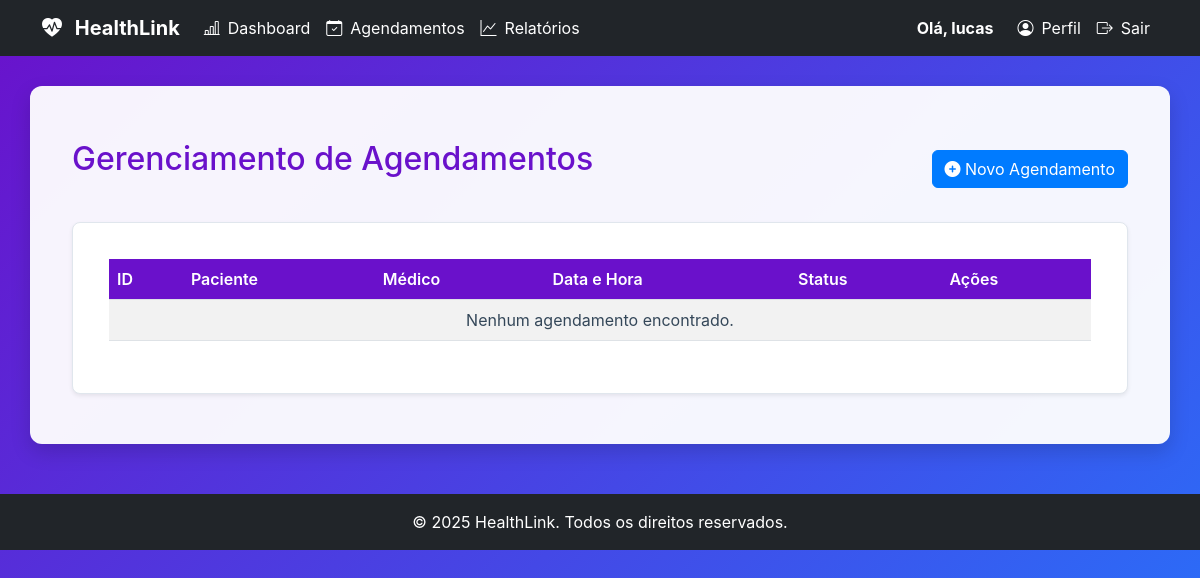
/gerenciar_agendamentos (signed in), run on an earlier commit of the app's database.
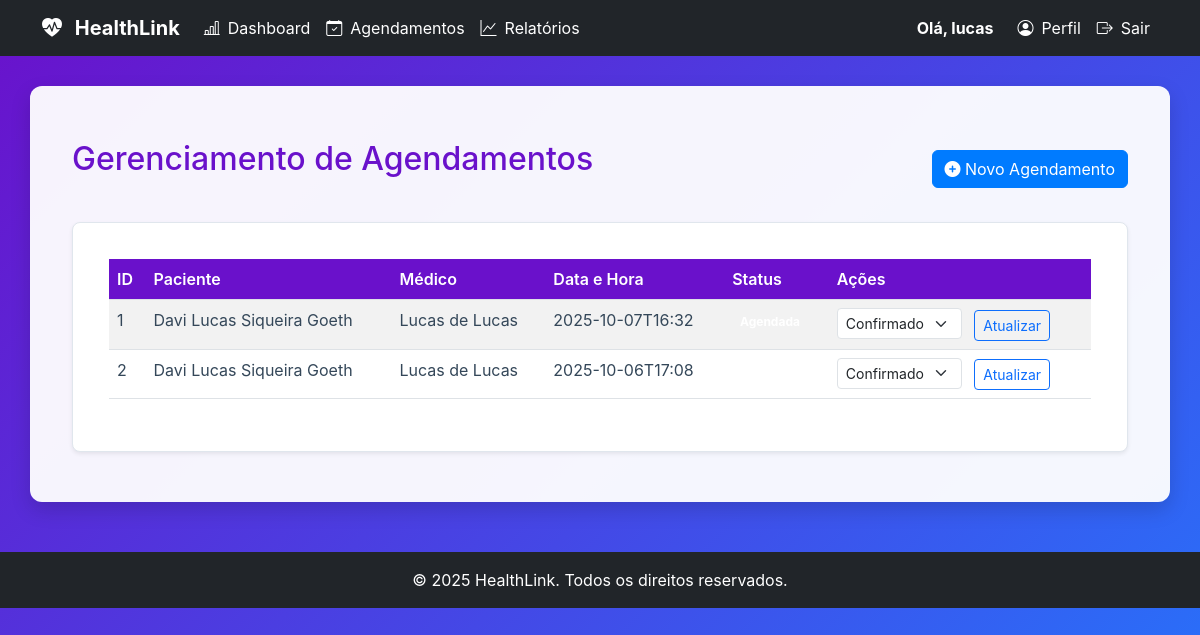
And on a later commit of the database.
### tables this page shows
CREATE TABLE users (
                    id INTEGER PRIMARY KEY,
                    username TEXT UNIQUE NOT NULL,
                    password_hash TEXT NOT NULL,
                    role TEXT NOT NULL DEFAULT 'paciente',
                    email TEXT,
                    nome TEXT,
                    razao_ic REAL,
                    fator_sensibilidade REAL,
                    data_nascimento TEXT,
                    sexo TEXT
                , nome_completo TEXT, telefone TEXT, medico_id INTEGER, meta_glicemia INTEGER, documento TEXT, crm TEXT, especialidade TEXT, cns TEXT, ric_manha REAL, ric_almoco REAL, ric_jantar REAL, fsi_manha REAL, fsi_almoco REAL, fsi_jantar REAL);

CREATE TABLE agendamentos (
                    id INTEGER PRIMARY KEY,
                    paciente_id INTEGER NOT NULL,
                    medico_id INTEGER NOT NULL,
                    data_hora TEXT NOT NULL,
                    status TEXT NOT NULL, observacoes TEXT,
                    FOREIGN KEY (paciente_id) REFERENCES users (id),
                    FOREIGN KEY (medico_id) REFERENCES users (id)
                );

### app.py (the view)
@app.route('/gerenciar_agendamentos')
@login_required
def gerenciar_agendamentos():
    if not current_user.is_medico and not current_user.is_admin:
        flash('Acesso não autorizado.', 'danger')
        return redirect(url_for('dashboard'))
    agendamentos = db_manager.buscar_todos_agendamentos()
    return render_template('gerenciar_agendamentos.html', agendamentos=agendamentos)

### app.py (called while the page is built)
@app.context_processor
def inject_now():
    return {'now': datetime.now}

### database_manager.py (called while the page is built)
    def get_db_connection(self):
        conn = sqlite3.connect(self.db_path)
        conn.execute("PRAGMA foreign_keys = ON;")
        conn.row_factory = sqlite3.Row
        return conn

    def carregar_usuario_por_id(self, user_id):
        conn = self.get_db_connection()
        user_data = conn.execute(
            "SELECT id, username, role, email, nome_completo, razao_ic, fator_sensibilidade, data_nascimento, sexo, telefone, medico_id FROM users WHERE id = ?",
            (user_id,)
        ).fetchone()
        conn.close()
        return dict(user_data) if user_data else None

    def buscar_todos_agendamentos(self):
        query = """
        SELECT
            a.id, a.data_hora, a.status,
            p.nome_completo AS paciente_nome,
            m.nome_completo AS medico_nome
        FROM agendamentos a
        JOIN users p ON a.paciente_id = p.id
        JOIN users m ON a.medico_id = m.id
        ORDER BY a.data_hora DESC
        """
        try:
            with self.get_db_connection() as conn:
                conn.row_factory = sqlite3.Row
                cursor = conn.cursor()
                cursor.execute(query)
                return [dict(row) for row in cursor.fetchall()]
        except Exception as e:
            print(f"Erro ao buscar todos os agendamentos: {e}")
            return []

### models.py (called while the page is built)
    @property
    def is_medico(self):
        return self.role in ['medico', 'admin']

    @property
    def is_paciente(self):
        return self.role == 'paciente' or self.role == 'user'

### templates/gerenciar_agendamentos.html (shortened to what this page needs)
{% extends "base.html" %}
{% block content %}
<div class="container-fluid mt-4">
    <div class="d-flex justify-content-between align-items-center mb-4">
        <h2>Gerenciamento de Agendamentos</h2>
        <a href="{{ url_for('agendar_consulta') }}" class="btn btn-primary">
            <i class="fas fa-plus-circle"></i> Novo Agendamento
        </a>
    </div>
    <div class="card shadow-sm">
        <div class="card-body">
            <div class="table-responsive">
                <table class="table table-striped table-hover">
                    <thead>
                        <tr>
                            <th>ID</th>
                            <th>Paciente</th>
                            <th>Médico</th>
                            <th>Data e Hora</th>
                            <th>Status</th>
                            <th>Ações</th>
                        </tr>
                    </thead>
                    <tbody>
                        {% if agendamentos %}
                        {% for agendamento in agendamentos %}
                        <tr>
                            <td>{{ agendamento.id }}</td>
                            <td>{{ agendamento.paciente_nome }}</td>
                            <td>{{ agendamento.medico_nome }}</td>
                            <td>{{ agendamento.data_hora }}</td>
                            <td>
                                <span class="badge
                                        ">
                                </span>
                            </td>
                            <td>
                                <form
                                    action="{{ url_for('atualizar_status_agendamento', agendamento_id=agendamento.id) }}"
                                    method="post" class="d-inline">
                                    <select name="novo_status"
                                        class="form-select form-select-sm d-inline-block w-auto me-2">
                                        <option value="confirmado" >Confirmado</option>
                                    </select>
                                    <button type="submit" class="btn btn-sm btn-outline-primary">Atualizar</button>
                                </form>
                            </td>
                        </tr>
                        {% endfor %}
                        {% else %}
                        <tr>
                            <td colspan="6" class="text-center">Nenhum agendamento encontrado.</td>
                        </tr>
                        {% endif %}
                    </tbody>
                </table>
            </div>
        </div>
    </div>
</div>
{% endblock %}

### templates/base.html (shortened to what this page needs)
<!DOCTYPE html>
<html lang="pt-br">
<head>
    <link href="https://cdn.jsdelivr.net/npm/bootstrap@5.3.0/dist/css/bootstrap.min.css" rel="stylesheet">
    <link href="https://cdn.jsdelivr.net/npm/bootstrap-icons/font/bootstrap-icons.css" rel="stylesheet">
    <link rel="stylesheet" href="https://cdnjs.cloudflare.com/ajax/libs/font-awesome/6.0.0-beta3/css/all.min.css">
    <link rel="stylesheet" href="{{ url_for('static', filename='css/style.css') }}">
</head>
<body>
    <nav class="navbar navbar-expand-lg navbar-dark bg-dark">
        <div class="container">
            <a class="navbar-brand fw-bold" href="{{ url_for('index') }}">
                <i class="bi bi-heart-pulse-fill me-2"></i> HealthLink
            </a>
            <div class="collapse navbar-collapse" id="navbarNav">
                <ul class="navbar-nav me-auto">
                    {% if current_user.is_authenticated %}
                    <li class="nav-item">
                        <a class="nav-link" href="{{ url_for('dashboard') }}">
                            <i class="bi bi-bar-chart-line me-2"></i>Dashboard
                        </a>
                    </li>
                    {% if current_user.is_paciente %}
                    <li class="nav-item">
                        <a class="nav-link" href="{{ url_for('registros') }}">
                            <i class="bi bi-journal-text me-2"></i>Meus Registros
                        </a>
                    </li>
                    <li class="nav-item">
                        <a class="nav-link" href="{{ url_for('relatorios.relatorios_page') }}">
                            <i class="bi bi-graph-up me-2"></i>Relatórios
                        </a>
                    </li>
                    <li class="nav-item">
                        <a class="nav-link" href="{{ url_for('registrar_glicemia') }}">
                            <i class="bi bi-droplet-fill me-2"></i>Registrar Glicemia
                        </a>
                    </li>
                    <li class="nav-item">
                        <a class="nav-link" href="{{ url_for('registrar_refeicao') }}">
                            <i class="bi bi-utensils me-2"></i>Registrar Refeição
                        </a>
                    </li>
                    <li class="nav-item">
                        <a class="nav-link" href="{{ url_for('minhas_consultas') }}">
                            <i class="bi bi-calendar-event me-2"></i>Minhas Consultas
                        </a>
                    </li>
                    {% elif current_user.role in ['medico', 'secretario', 'admin'] %}
                    <li class="nav-item">
                        <a class="nav-link" href="{{ url_for('gerenciar_agendamentos') }}">
                            <i class="bi bi-calendar-check me-2"></i>Agendamentos
                        </a>
                    </li>
                    <li class="nav-item">
                        <a class="nav-link" href="{{ url_for('relatorios.relatorios_page') }}">
                            <i class="bi bi-graph-up me-2"></i>Relatórios
                        </a>
                    </li>
                    {% endif %}
                    {% endif %}
                </ul>
                <ul class="navbar-nav">
                    {% if current_user.is_authenticated %}
                    <li class="nav-item me-3 d-flex align-items-center">
                        <span class="navbar-text text-white fw-bold">
                            Olá, {{ current_user.username or current_user.nome_completo }}
                        </span>
                    </li>
                    <li class="nav-item">
                        <a class="nav-link" href="{{ url_for('perfil_paciente', paciente_id=current_user.id) }}">
                            <i class="bi bi-person-circle me-2"></i>Perfil
                        </a>
                    </li>
                    <li class="nav-item">
                        <a class="nav-link text-danger" href="{{ url_for('logout') }}">
                            <i class="bi bi-box-arrow-right me-2"></i>Sair
                        </a>
                    </li>
                    {% endif %}
                </ul>
            </div>
        </div>
    </nav>
    <main id="main-content">
        <div class="container">
            {% block content %}
            {% endblock %}
        </div>
    </main>
    <footer class="text-white text-center py-3 mt-5 bg-dark">
        &copy; {{ now().year }} HealthLink. Todos os direitos reservados.
    </footer>
</body>
</html>

### static/css/style.css (style rules this page uses)
:root { --primary-color: #007bff; --accent-color: #6a11cb; --text-dark: #344759; --text-light: white; --gradient-bg: linear-gradient(135deg, #6a11cb 0%, #2575fc 100%); --success-color: #28a745; --danger-color: #dc3545; --info-color: #17a2b8; --shadow-sm: 0 2px 4px rgba(0, 0, 0, 0.1); --shadow-lg: 0 8px 20px rgba(0, 0, 0, 0.15); }
body, html { margin: 0; padding: 0; height: 100%; font-family: -apple-system, BlinkMacSystemFont, "Segoe UI", Roboto, "Helvetica Neue", Arial, sans-serif; color: var(--text-dark); }
#app-wrapper, body { background: var(--gradient-bg); min-height: 100vh; }
#main-content { background-color: rgba(255, 255, 255, 0.95); border-radius: 12px; box-shadow: var(--shadow-lg); padding: 30px; margin: 30px auto 50px auto; max-width: 1200px; width: 95%; display: block; }
#main-content .container { max-width: 100%; width: 100%; margin-top: 0; padding: 0; background-color: transparent; }
.navbar-nav .nav-link, .navbar-brand { color: var(--text-light) !important; }
h1, h2, h3 { color: var(--accent-color); margin-top: 0; margin-bottom: 20px; }
.card { background-color: white; border: 1px solid #e0e6ed; border-radius: 8px; box-shadow: var(--shadow-sm); padding: 20px; margin-bottom: 20px; }
.btn-primary { background-color: var(--primary-color); border-color: var(--primary-color); color: white; }
.table th { background-color: var(--accent-color); color: white; font-weight: bold; }
.table td { color: var(--text-dark); }
.table thead { background-color: #5d2590; }
.table th { color: white; font-weight: 600; }

What changed in the data, as far as the page shows it:
added agendamentos: id "1", paciente_nome "Davi Lucas Siqueira Goeth", medico_nome "Lucas de Lucas", data_hora "2025-10-07T16:32"
added agendamentos: id "2", paciente_nome "Davi Lucas Siqueira Goeth", medico_nome "Lucas de Lucas", data_hora "2025-10-06T17:08"
Also different on the page:
text no longer shown: "Nenhum agendamento encontrado."
